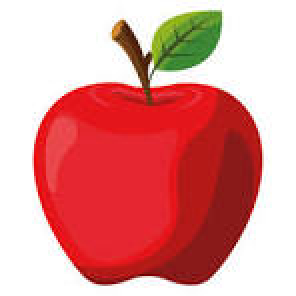
#> input picture fru.jpeg, 148 x 148 px (shown 2 times larger)
$ jupyter execute --allow-errors prog9.ipynb   (older library calls are emulated)
#> lines starting #> are read from the running program, lines starting #| are printed output that depends on the picture; after the words box and inside, x2 and y2 are one past the last pixel; in counts of white or black regions, pixels touching at a corner belong together
[cell 1]
import cv2
import numpy as np
from matplotlib import pyplot as plt

image = cv2.imread('fru.jpeg')
#> image is the input picture: shape (148, 148, 3); mean B, G, R 146.2, 148.6, 223.5
image_mat= cv2.cvtColor(image, cv2.COLOR_BGR2RGB)       # orignal img
gray_image = cv2.cvtColor(image, cv2.COLOR_BGR2GRAY)
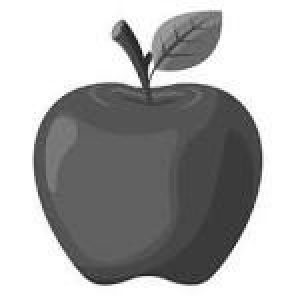
#> gray_image: shape (148, 148) (shown 2 times larger); min 10, max 255, mean 170.8

sobel_x = np.array([[-1, 0, 1],
                    [-2, 0, 2],
                    [-1, 0, 1]])

sobel_y = np.array([[-1, -2, -1],
                    [ 0,  0,  0],
                    [ 1,  2,  1]])

edges_x = cv2.filter2D(gray_image, -1, sobel_x)
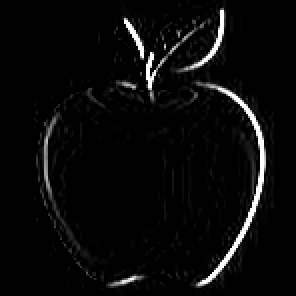
#> edges_x: shape (148, 148) (shown 2 times larger); min 0, max 255, mean 9.5
edges_y = cv2.filter2D(gray_image, -1, sobel_y)
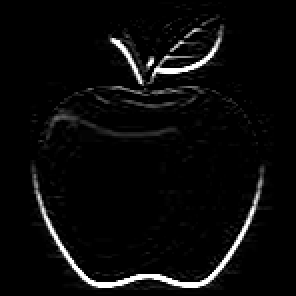
#> edges_y: shape (148, 148) (shown 2 times larger); min 0, max 255, mean 10

edges = cv2.addWeighted(edges_x, 0.5, edges_y, 0.5, 0)
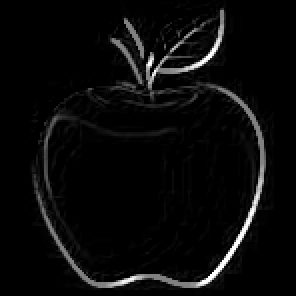
#> edges: shape (148, 148) (shown 2 times larger); min 0, max 255, mean 9.8
edges_rgb = cv2.cvtColor(edges, cv2.COLOR_BGR2RGB)          # To find edges_rgb we need sobel_x_y and edges_x_y


sobelx = cv2.Sobel(gray_image, cv2.CV_64F, 1, 0, ksize=5)
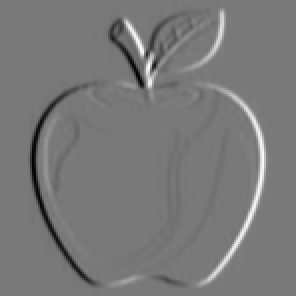
#> sobelx: shape (148, 148) float64 (shown 2 times larger); min -8703, max 9637, mean 0; drawn with min black and max white
sobely = cv2.Sobel(gray_image, cv2.CV_64F, 0, 1, ksize=5)
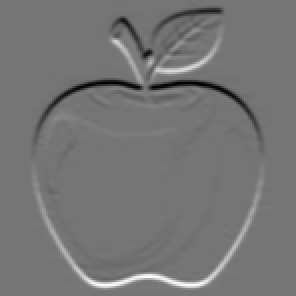
#> sobely: shape (148, 148) float64 (shown 2 times larger); min -8473, max 9951, mean 0.1; drawn with min black and max white
texture=sobelx+sobely                                        # To find texture we need sobelx and sobely
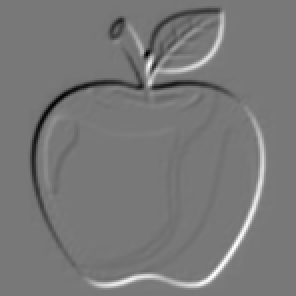
#> texture: shape (148, 148) float64 (shown 2 times larger); min -12240, max 13662, mean 0.1; drawn with min black and max white

l_title=["Original","Edge Detection","Texture Extraction"]
l_var=[image_mat,edges_rgb,texture]

fig,axs=plt.subplots(1,3)
for i in range(3):
    axs[i].imshow(l_var[i])
    axs[i].set_title(l_title[i])

[cell 2]
import cv2 as cv
import matplotlib.pyplot as plt
plt.rc('figure', figsize=(10,10))

#edges
img = cv.imread("fru.png")
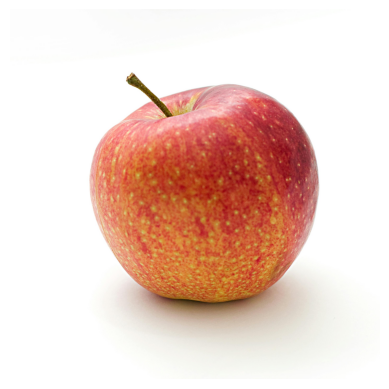
#> input picture fru.png, 389 x 389 px
#> img is the input picture: shape (389, 389, 3); mean B, G, R 200.6, 210.1, 236.6
img_gray = cv.cvtColor(img, cv.COLOR_BGR2GRAY)
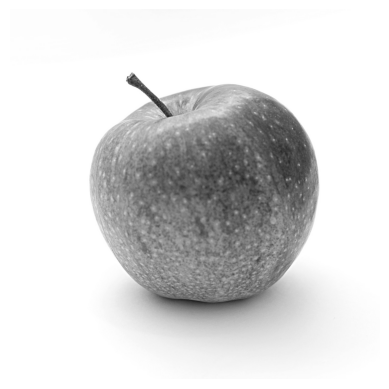
#> img_gray: shape (389, 389); min 35, max 255, mean 217
edges = cv.Canny(img,threshold1=100, threshold2=200)
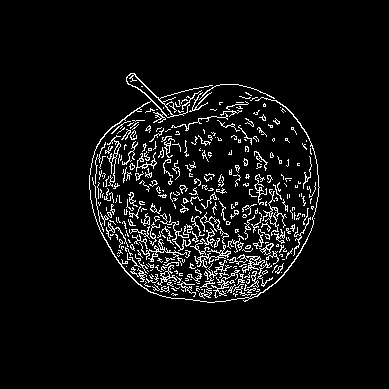
#> edges: shape (389, 389); 5.7% white in thin lines or dots, all inside (x1, y1, x2, y2) = (89, 73, 320, 303)
plt.imshow(edges)

#Feature corner
import numpy as np
img = cv.imread("Images/chessboard.png")
#> (the rest of this cell did not finish here and is left out)
